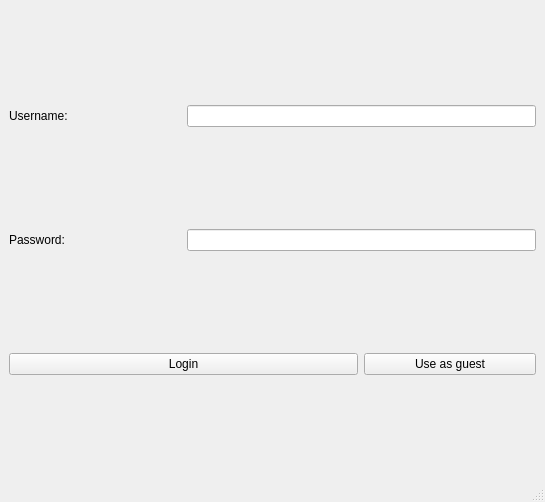
<?xml version="1.0" encoding="UTF-8"?>
<ui version="4.0">
 <class>MainWindow</class>
 <widget class="QMainWindow" name="MainWindow">
  <property name="geometry">
   <rect>
    <x>0</x>
    <y>0</y>
    <width>545</width>
    <height>502</height>
   </rect>
  </property>
  <property name="windowTitle">
   <string>MainWindow</string>
  </property>
  <widget class="QWidget" name="centralwidget">
   <layout class="QGridLayout" name="gridLayout">
    <item row="0" column="1" colspan="2">
     <widget class="QLineEdit" name="usernameLE">
      <property name="text">
       <string/>
      </property>
     </widget>
    </item>
    <item row="1" column="1" colspan="2">
     <widget class="QLineEdit" name="passwordLE">
      <property name="echoMode">
       <enum>QLineEdit::EchoMode::Password</enum>
      </property>
     </widget>
    </item>
    <item row="0" column="0">
     <widget class="QLabel" name="usenameLabel">
      <property name="text">
       <string>Username:</string>
      </property>
     </widget>
    </item>
    <item row="2" column="0" colspan="2">
     <widget class="QPushButton" name="loginButton">
      <property name="text">
       <string>Login</string>
      </property>
     </widget>
    </item>
    <item row="2" column="2">
     <widget class="QPushButton" name="guestButton">
      <property name="text">
       <string>Use as guest</string>
      </property>
     </widget>
    </item>
    <item row="1" column="0">
     <widget class="QLabel" name="passwordLabel">
      <property name="text">
       <string>Password:</string>
      </property>
     </widget>
    </item>
   </layout>
   <zorder>usenameLabel</zorder>
   <zorder>usernameLE</zorder>
   <zorder>passwordLabel</zorder>
   <zorder>passwordLE</zorder>
   <zorder>guestButton</zorder>
   <zorder>loginButton</zorder>
  </widget>
  <widget class="QMenuBar" name="menubar">
   <property name="geometry">
    <rect>
     <x>0</x>
     <y>0</y>
     <width>545</width>
     <height>33</height>
    </rect>
   </property>
  </widget>
  <widget class="QStatusBar" name="statusbar"/>
 </widget>
 <resources/>
 <connections/>
</ui>
